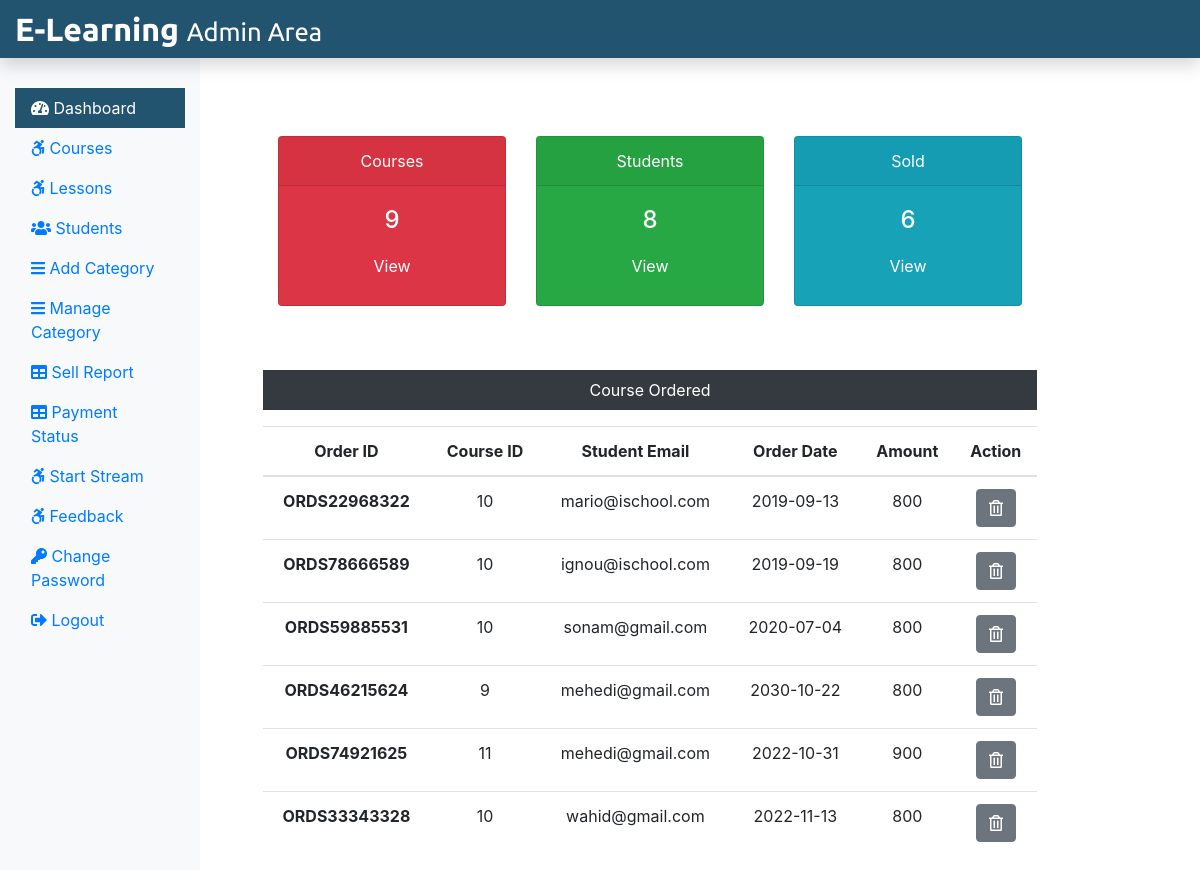
/Admin/adminDashboard.php (signed in), run on the app's committed database.
### tables this page shows
CREATE TABLE `courseorder` (
  `co_id` int(11) NOT NULL,
  `order_id` varchar(255) NOT NULL,
  `stu_email` varchar(255) NOT NULL,
  `course_id` int(11) NOT NULL,
  `status` varchar(255) NOT NULL,
  `respmsg` text NOT NULL,
  `amount` int(11) NOT NULL,
  `order_date` date NOT NULL
);

### Admin/adminDashboard.php (the view, shortened to what this page needs)
<?php
include('./adminInclude/header.php');
include('../dbConnection.php');
$sql = "SELECT * FROM course";
$result = $conn->query($sql);
$totalcourse = $result->num_rows;
 $sql = "SELECT * FROM student";
 $result = $conn->query($sql);
 $totalstu = $result->num_rows;
 $sql = "SELECT * FROM courseorder";
 $result = $conn->query($sql);
 $totalsold = $result->num_rows;
?>
  <div class="col-sm-9 mt-5">
    <div class="row mx-5 text-center">
      <div class="col-sm-4 mt-5">
        <div class="card text-white bg-danger mb-3" style="max-width: 18rem;">
          <div class="card-header">Courses</div>
          <div class="card-body">
            <h4 class="card-title">
              <?php echo $totalcourse; ?>
            </h4>
            <a class="btn text-white" href="courses.php">View</a>
          </div>
        </div>
      </div>
      <div class="col-sm-4 mt-5">
        <div class="card text-white bg-success mb-3" style="max-width: 18rem;">
          <div class="card-header">Students</div>
          <div class="card-body">
            <h4 class="card-title">
              <?php echo $totalstu; ?>
            </h4>
            <a class="btn text-white" href="students.php">View</a>
          </div>
        </div>
      </div>
      <div class="col-sm-4 mt-5">
        <div class="card text-white bg-info mb-3" style="max-width: 18rem;">
          <div class="card-header">Sold</div>
          <div class="card-body">
            <h4 class="card-title">
              <?php echo $totalsold; ?>
            </h4>
            <a class="btn text-white" href="sellreport.php">View</a>
          </div>
        </div>
      </div>
    </div>
    <div class="mx-5 mt-5 text-center">
      <p class=" bg-dark text-white p-2">Course Ordered</p>
      <?php
      $sql = "SELECT * FROM courseorder";
      $result = $conn->query($sql);
      if($result->num_rows > 0){
  echo '<table class="table">
    <thead>
    <tr>
      <th scope="col">Order ID</th>
      <th scope="col">Course ID</th>
      <th scope="col">Student Email</th>
      <th scope="col">Order Date</th>
      <th scope="col">Amount</th>
      <th scope="col">Action</th>
    </tr>
    </thead>
    <tbody>';
    while($row = $result->fetch_assoc()){
    echo '<tr>';
      echo '<th scope="row">'.$row["order_id"].'</th>';
      echo '<td>'. $row["course_id"].'</td>';
      echo '<td>'.$row["stu_email"].'</td>';
      echo '<td>'.$row["order_date"].'</td>';
      echo '<td>'.$row["amount"].'</td>';
      echo '<td><form action="" method="POST" onclick="checker()" class="d-inline"><input type="hidden" name="id" value='. $row["co_id"] .'><button type="submit" class="btn btn-secondary" name="delete" value="Delete"><i class="far fa-trash-alt"></i></button></form></td>';
      echo '</tr>';
    }
  echo '</tbody>
  </table>';
  } else {
    echo "0 Result";
  }
  ?>
    </div>
  </div>
  </div>
  </div>
</body>
</html>

### data on the page
courseorder: order "ORDS22968322", course "10", stu_email "mario@ischool.com", order_date "2019-09-13", amount "800"
courseorder: order "ORDS78666589", course "10", stu_email "ignou@ischool.com", order_date "2019-09-19", amount "800"
courseorder: order "ORDS59885531", course "10", stu_email "sonam@gmail.com", order_date "2020-07-04", amount "800"
courseorder: order "ORDS46215624", course "9", stu_email "mehedi@gmail.com", order_date "2030-10-22", amount "800"
courseorder: order "ORDS74921625", course "11", stu_email "mehedi@gmail.com", order_date "2022-10-31", amount "900"
courseorder: order "ORDS33343328", course "10", stu_email "wahid@gmail.com", order_date "2022-11-13", amount "800"

### other printed values
$totalcourse "9"
$totalstu "8"
$totalsold "6"
